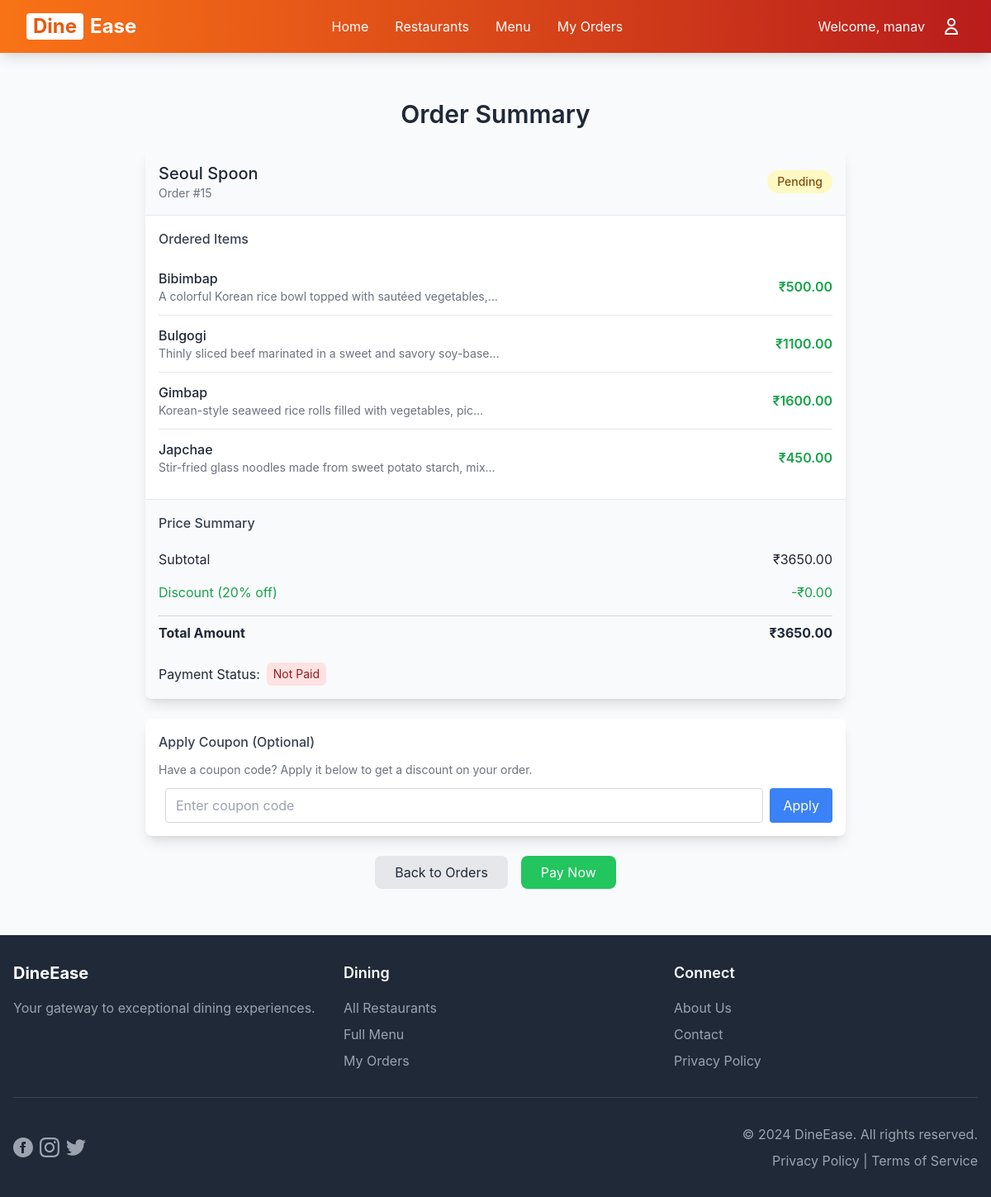
The page /order-summary/15/ (signed in) on the database its author committed.
### main/models.py (models this page shows, shortened)
class Order(models.Model):
    STATUS_CHOICES = [
        ('Pending', 'Pending'),
        ('Preparing', 'Preparing'),
        ('Completed', 'Completed'),
        ('Cancelled', 'Cancelled'),
    ]
    user = models.ForeignKey(User, on_delete=models.CASCADE, null=True, blank=True)
    guest_id = models.UUIDField(default=uuid.uuid4, editable=False, null=True, blank=True)
    restaurant = models.ForeignKey(Restaurant, on_delete=models.CASCADE)
    status = models.CharField(max_length=20, choices=STATUS_CHOICES, default='Pending')
    total_price = models.DecimalField(max_digits=8, decimal_places=2, default=0.00, editable=False)
    discount_applied = models.DecimalField(max_digits=8, decimal_places=2, default=0.00)
    coupon = models.ForeignKey(Coupon, null=True, blank=True, on_delete=models.SET_NULL)
    created_at = models.DateTimeField(auto_now_add=True)
    has_been_reviewed = models.BooleanField(default=False)
    def __init__(self, *args, **kwargs):
        super().__init__(*args, **kwargs)
        self.skip_price_calculation = False
    @property
    def calculate_total(self):
        total = sum(item.quantity * item.menu_item.price for item in self.items.all())
        return total if total > 0 else 0  # Ensure we never return None or negative
    @property
    def get_total_after_discount(self):
        total = self.calculate_total  # Use calculated total instead of stored total_price
        if self.coupon and self.coupon.is_valid():
            return total - self.discount_applied
        return total

class Restaurant(models.Model):
    CUISINE_CHOICES = [
        ('korean','Korean'),
        ('italian', 'Italian'),
        ('japanese','Japanese'),
        ('mexican','Mexican'),
        ('chinese', 'Chinese'),
        ('thai', 'Thai'),
        ('spanish','Spanish'),
        ('indian', 'Indian'),
    ]
    name = models.CharField(max_length=255)
    location = models.CharField(max_length=255)
    description = models.TextField(blank=True)
    image = models.CharField(max_length=255, blank=True, null=True, help_text="Relative path to image in static/images/restaurants/")
    cuisine = models.CharField(
        max_length=20,
        choices=CUISINE_CHOICES,
        default='indian'
    )

class OrderItem(models.Model):
    order = models.ForeignKey(Order, related_name='items', on_delete=models.CASCADE)
    menu_item = models.ForeignKey(MenuItem, on_delete=models.CASCADE)
    quantity = models.IntegerField(default=1, validators=[MinValueValidator(1)])
    @property
    def name(self):
        return self.menu_item.name
    @property
    def price(self):
        return self.menu_item.price * self.quantity
    @property
    def description(self):
        return self.menu_item.description

class MenuItem(models.Model):
    restaurant = models.ForeignKey(Restaurant, on_delete=models.CASCADE, related_name="menu_items")
    name = models.CharField(max_length=255)
    price = models.DecimalField(max_digits=10, decimal_places=2, validators=[MinValueValidator(0.01)])
    description = models.TextField(blank=True)
    image = models.CharField(max_length=255, blank=True, null=True, help_text="Relative path to image in static/images/menu_items/")

class Coupon(models.Model):
    code = models.CharField(max_length=20, unique=True, blank=True)
    discount_percentage = models.IntegerField(default=10)
    valid_from = models.DateTimeField()
    valid_to = models.DateTimeField()
    is_active = models.BooleanField(default=True)
    def is_valid(self):
        now = timezone.now()
        return self.is_active and self.valid_from <= now <= self.valid_to

### main/views.py (the view, shortened to what this page needs)
# urls.py: path('order-summary/<int:order_id>/', views.order_summary, name='order_summary'),
@login_required
def order_summary(request, order_id):
    try:
        order = get_object_or_404(Order, id=order_id, user=request.user)
        return render(request, 'main/order_summary.html', {'order': order})
    except Exception as e:
        messages.error(request, f'Error viewing order summary: {str(e)}')
        return redirect('order_history')

### hotel_management/urls.py (called while the page is built)
    def __call__(self, request):
        logger.info(f"Received request: {request.method} {request.path}")
        response = self.get_response(request)
        logger.info(f"Response status: {response.status_code}")
        return response

### main/templates/main/order_summary.html (shortened to what this page needs)
{% extends 'main/base.html' %}
{% block content %}
<div class="max-w-4xl mx-auto p-6">
    <h2 class="text-3xl font-semibold mb-6 text-center">Order Summary</h2>
    <div class="bg-white rounded-lg shadow-lg overflow-hidden mb-6">
        <div class="bg-gray-50 p-4 border-b">
            <div class="flex justify-between items-center">
                <div>
                    <h3 class="text-xl font-medium text-gray-800">{{ order.restaurant.name }}</h3>
                    <p class="text-gray-500 text-sm">Order #{{ order.id }}</p>
                </div>
                <span class="px-3 py-1 rounded-full text-sm font-medium
                    {% if order.status == 'Pending' %}bg-yellow-100 text-yellow-800{% endif %}
                ">
                    {{ order.status }}
                </span>
            </div>
        </div>
        <div class="p-4">
            <h4 class="font-medium text-gray-700 mb-3">Ordered Items</h4>
            <div class="divide-y divide-gray-200">
                {% for item in order.items.all %}
                    <div class="py-3 flex justify-between items-center">
                        <div>
                            <p class="font-medium">{{ item.name }}</p>
                            {% if item.description %}
                                <p class="text-sm text-gray-500">{{ item.description|truncatechars:60 }}</p>
                            {% endif %}
                        </div>
                        <p class="font-semibold text-green-600">₹{{ item.price }}</p>
                    </div>
                {% endfor %}
            </div>
        </div>
        <div class="p-4 bg-gray-50 border-t">
            <h4 class="font-medium text-gray-700 mb-3">Price Summary</h4>
            <div class="flex justify-between py-2">
                <span>Subtotal</span>
                <span>₹{{ order.calculate_total }}</span>
            </div>
            {% if order.coupon %}
                <div class="flex justify-between py-2 text-green-600">
                    <span>Discount ({{ order.coupon.discount_percentage }}% off)</span>
                    <span>-₹{{ order.discount_applied }}</span>
                </div>
            {% endif %}
            <div class="flex justify-between py-2 border-t border-gray-300 font-bold mt-2">
                <span>Total Amount</span>
                <span>₹{{ order.get_total_after_discount }}</span>
            </div>
            <div class="mt-4">
                <p class="flex items-center">
                    <span class="mr-2">Payment Status:</span>
                    <span class="px-2 py-1 bg-red-100 text-red-800 rounded-md text-sm">Not Paid</span>
                </p>
            </div>
        </div>
    </div>
    <div class="bg-white rounded-lg shadow-lg overflow-hidden mb-6">
        <div class="p-4">
            <h4 class="font-medium text-gray-700 mb-3">Apply Coupon (Optional)</h4>
            <p class="text-sm text-gray-500 mb-3">Have a coupon code? Apply it below to get a discount on your order.</p>
            {% if user.is_authenticated %}
                <form method="post" class="flex space-x-2">
                    <input type="text" name="code" placeholder="Enter coupon code"
                           class="flex-1 border border-gray-300 rounded px-3 py-2 focus:outline-none focus:ring-2 focus:ring-blue-500">
                    <button type="submit"
                            class="bg-blue-500 hover:bg-blue-600 text-white px-4 py-2 rounded transition-colors">
                        Apply
                    </button>
                </form>
            {% else %}
                <p class="text-gray-500">Please <a href="{% url 'login' %}" class="text-blue-500 hover:underline">login</a> to use coupons.</p>
            {% endif %}
        </div>
    </div>
    <div class="flex justify-center space-x-4">
        <a href="{% url 'order_history' %}"
        class="bg-gray-200 hover:bg-gray-300 text-gray-800 px-6 py-2 rounded-lg transition-colors">
            Back to Orders
        </a>
        <a href="{% url 'checkout' order.id %}"
        class="bg-green-500 hover:bg-green-600 text-white px-6 py-2 rounded-lg transition-colors">
            Pay Now
        </a>
    </div>
</div>
{% endblock %}

### main/templates/main/base.html (shortened to what this page needs)
<!DOCTYPE html>
<html lang="en">
<head>
    {% load static %}
    <link rel="stylesheet" href="{% static 'css/output.css' %}">
</head>
<body class="bg-gray-50 flex flex-col min-h-screen">
    <nav class="gradient-orange text-white shadow-lg" x-data="{ isOpen: false, profileOpen: false }">
        <div class="max-w-7xl mx-auto px-4 sm:px-6 lg:px-8">
            <div class="flex justify-between items-center h-16">
                <div class="flex-shrink-0">
                    <a href="/" class="text-2xl font-bold text-white flex items-center hover:opacity-90 transition duration-300">
                        <span class="bg-white text-orange-600 px-2 rounded mr-2">Dine</span>
                        <span class="text-white">Ease</span>
                    </a>
                </div>
                <div class="hidden md:flex space-x-8">
                    {% if user.is_authenticated and user.owner_profile %}
                        <a href="{% url 'owner_dashboard' %}" class="text-white hover:text-orange-200 transition duration-300 font-medium">Dashboard</a>
                        <a href="{% url 'owner_menu_edit' %}" class="text-white hover:text-orange-200 transition duration-300">Menu Management</a>
                        <a href="{% url 'owner_orders' %}" class="text-white hover:text-orange-200 transition duration-300">Orders</a>
                        <a href="{% url 'owner_settings' %}" class="text-white hover:text-orange-200 transition duration-300">Settings</a>
                    {% else %}
                        <a href="/" class="text-white hover:text-orange-200 transition duration-300">Home</a>
                        <a href="/restaurants" class="text-white hover:text-orange-200 transition duration-300">Restaurants</a>
                        <a href="/menu" class="text-white hover:text-orange-200 transition duration-300">Menu</a>
                        {% if user.is_authenticated %}
                            <a href="{% url 'order_history' %}" class="text-white hover:text-orange-200 transition duration-300">My Orders</a>
                        {% endif %}
                    {% endif %}
                </div>
                <div class="hidden md:flex items-center space-x-4">
                    {% if user.is_authenticated %}
                        <span class="text-white">Welcome, {{ user.username }}</span>
                        <div class="relative" x-data="{ open: false }">
                            <button @click="open = !open"
                                    class="text-white hover:text-orange-200 p-1 rounded-full hover:bg-white/10 transition duration-300 flex items-center">
                                <svg class="w-6 h-6" fill="none" stroke="currentColor" viewBox="0 0 24 24">
                                    <path stroke-linecap="round" stroke-linejoin="round" stroke-width="2" d="M16 7a4 4 0 11-8 0 4 4 0 018 0zM12 14a7 7 0 00-7 7h14a7 7 0 00-7-7z"/>
                                </svg>
                            </button>
                        </div>
                    {% endif %}
                </div>
            </div>
        </div>
    </nav>
    <main class="flex-grow text-gray-800">
        <div class="container mx-auto px-4 py-8">
            {% block content %}{% endblock %}
        </div>
    </main>
    <footer class="bg-gray-800 text-white py-8 mt-auto">
        <div class="container mx-auto px-4">
            <div class="grid grid-cols-1 md:grid-cols-3 gap-8">
                <div>
                    <h3 class="text-xl font-bold mb-4">DineEase</h3>
                    <p class="text-gray-400">Your gateway to exceptional dining experiences.</p>
                </div>
                <div>
                    <h4 class="text-lg font-semibold mb-4">Dining</h4>
                    <ul class="space-y-2">
                        <li><a href="/restaurants" class="text-gray-400 hover:text-white transition duration-300">All Restaurants</a></li>
                        <li><a href="/menu" class="text-gray-400 hover:text-white transition duration-300">Full Menu</a></li>
                        <li><a href="{% url 'order_history' %}" class="text-gray-400 hover:text-white transition duration-300">My Orders</a></li>
                    </ul>
                </div>
                <div>
                    <h4 class="text-lg font-semibold mb-4">Connect</h4>
                    <ul class="space-y-2">
                        <li><a href="/aboutus" class="text-gray-400 hover:text-white transition duration-300">About Us</a></li>
                        <li><a href="/contact" class="text-gray-400 hover:text-white transition duration-300">Contact</a></li>
                        <li><a href="#" class="text-gray-400 hover:text-white transition duration-300">Privacy Policy</a></li>
                    </ul>
                </div>
            </div>
            <div class="mt-8 pt-8 border-t border-gray-700">
                <div class="flex flex-col md:flex-row justify-between items-center">
                    <div class="flex items-center space-x-4 mb-4 md:mb-0">
                        <div class="flex space-x-2">
                            <a href="#" class="text-gray-400 hover:text-white transition duration-300">
                                <svg class="w-6 h-6" fill="currentColor" viewBox="0 0 24 24"><path d="M12 0c-6.627 0-12 5.373-12 12s5.373 12 12 12 12-5.373 12-12-5.373-12-12-12zm3 8h-1.35c-.538 0-.65.221-.65.778v1.222h2l-.209 2h-1.791v7h-3v-7h-2v-2h2v-2.308c0-1.769.931-2.692 3.029-2.692h1.971v3z"/></svg>
                            </a>
                            <a href="#" class="text-gray-400 hover:text-white transition duration-300">
                            </a>
                            <a href="#" class="text-gray-400 hover:text-white transition duration-300">
                            </a>
                        </div>
                    </div>
                    <div class="mt-4 md:mt-0 text-center md:text-right text-gray-400">
                        <p>&copy; 2024 DineEase. All rights reserved.</p>
                        <p class="mt-2">
                            <a href="#" class="hover:text-white transition duration-300">Privacy Policy</a> |
                            <a href="#" class="hover:text-white transition duration-300">Terms of Service</a>
                        </p>
                    </div>
                </div>

### main/templates/main/base.html (style rules this page uses)
body { font-family: -apple-system, BlinkMacSystemFont, "Segoe UI", Roboto, "Helvetica Neue", Arial, sans-serif; }
.gradient-orange { background-image: linear-gradient(to right, #f97316, #b91c1c); }

### rows shown on the page
Order: restaurant.name "Seoul Spoon", id "15", status "Pending", calculate_total "3650.00", coupon.discount_percentage "20", discount_applied "0.00", get_total_after_discount "3650.00"
OrderItem: name "Bibimbap", description "A colorful Korean rice bowl topped with sautéed vegetables,…", price "500.00"
OrderItem: name "Bulgogi", description "Thinly sliced beef marinated in a sweet and savory soy-base…", price "1100.00"
OrderItem: name "Gimbap", description "Korean-style seaweed rice rolls filled with vegetables, pic…", price "1600.00"
OrderItem: name "Japchae", description "Stir-fried glass noodles made from sweet potato starch, mix…", price "450.00"

### other values the page prints
{{ user.username }} "manav"
